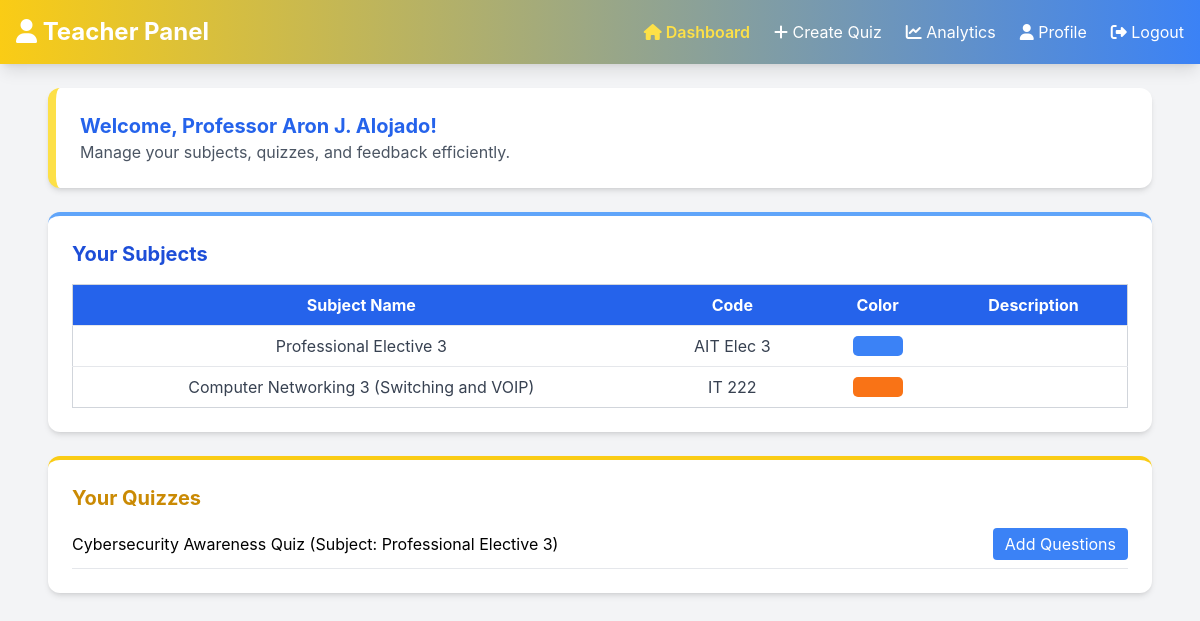
Screenshot of /pages/teacher_dashboard.php (signed in) with the database file from the repository.
### tables this page shows
CREATE TABLE `users` (
  `id` int(11) NOT NULL,
  `username` varchar(50) NOT NULL,
  `email` varchar(100) NOT NULL,
  `password` varchar(255) NOT NULL,
  `profile_image` varchar(255) NOT NULL,
  `role` enum('teacher','student','admin') NOT NULL,
  `created_at` timestamp NOT NULL DEFAULT current_timestamp()
);

CREATE TABLE `subjects` (
  `id` int(11) NOT NULL,
  `name` varchar(255) NOT NULL,
  `code` varchar(50) NOT NULL,
  `teacher_id` int(11) DEFAULT NULL,
  `description` text DEFAULT NULL,
  `color` varchar(50) NOT NULL DEFAULT 'bg-gray-100'
);

CREATE TABLE `quizzes` (
  `id` int(11) NOT NULL,
  `title` varchar(255) NOT NULL,
  `subject_id` int(11) NOT NULL,
  `time_limit` int(11) NOT NULL,
  `scramble_questions` tinyint(1) NOT NULL DEFAULT 0,
  `created_at` timestamp NOT NULL DEFAULT current_timestamp(),
  `max_attempts` int(11) DEFAULT 1,
  `quiz_completed` tinyint(1) DEFAULT 0
);

### pages/teacher_dashboard.php (the view, shortened to what this page needs)
<?php
require '../includes/db_connection.php';
$teacher_id = $_SESSION['user_id'];
try {
    $profile_stmt = $conn->prepare("SELECT profile_image, username, email FROM users WHERE id = ? AND role = 'teacher'");
    $profile_stmt->execute([$teacher_id]);
    $profile = $profile_stmt->fetch(PDO::FETCH_ASSOC);
    $subject_stmt = $conn->prepare("SELECT id, name, description, code, color FROM subjects WHERE teacher_id = ?");
    $subject_stmt->execute([$teacher_id]);
    $subjects = $subject_stmt->fetchAll(PDO::FETCH_ASSOC);
    $quiz_stmt = $conn->prepare("
        SELECT quizzes.id, quizzes.title, subjects.name AS subject_name
        FROM quizzes
        JOIN subjects ON quizzes.subject_id = subjects.id
        WHERE subjects.teacher_id = ?");
    $quiz_stmt->execute([$teacher_id]);
    $quizzes = $quiz_stmt->fetchAll(PDO::FETCH_ASSOC);
} catch (Exception $e) {
    echo "<script>alert('" . htmlspecialchars($e->getMessage()) . "'); window.location.href = 'login.php';</script>";
    exit;
}
?>
<!DOCTYPE html>
<html lang="en">
<head>
    <script src="https://cdn.tailwindcss.com"></script>
</head>
<body>
    <nav class="flex items-center justify-between p-4 gradient-header shadow-lg">
        <div class="text-2xl font-bold"><i class="fa fa-user" aria-hidden="true"></i> Teacher Panel</div>
        <ul class="flex gap-6 text-white">
            <li><a href="teacher_dashboard.php" class="text-yellow-300 font-semibold"><i class="fa fa-home" aria-hidden="true"></i> Dashboard</a></li>
            <li><a href="create_quiz.php" class="hover:text-yellow-300"><i class="fa fa-plus" aria-hidden="true"></i> Create Quiz</a></li>
            <li><a href="view_analytics.php" class="hover:text-yellow-300"><i class="fa fa-line-chart" aria-hidden="true"></i> Analytics</a></li>
            <li><a href="edit_teacher_profile.php" class="hover:text-yellow-300"><i class="fa fa-user" aria-hidden="true"></i> Profile</a></li>
            <li><a href="logout.php" class="hover:text-yellow-300"><i class="fa fa-sign-out" aria-hidden="true"></i> Logout</a></li>
        </ul>
    </nav>
    <main class="p-6 max-w-6xl mx-auto">
        <section class="mb-6 bg-white rounded-xl shadow-md p-6 border-l-8 border-yellow-300">
            <h1 class="text-xl font-bold text-blue-600">Welcome, Professor <?= htmlspecialchars($profile['username']); ?>!</h1>
            <p class="text-gray-600">Manage your subjects, quizzes, and feedback efficiently.</p>
        </section>
        <section class="mb-6 bg-white p-6 rounded-xl shadow-md border-t-4 border-blue-400">
            <h2 class="text-xl font-bold text-blue-700 mb-4">Your Subjects</h2>
            <?php if (count($subjects) > 0): ?>
                <div class="overflow-x-auto">
                    <table class="min-w-full text-center border border-gray-300">
                        <thead class="bg-blue-600 text-white">
                            <tr>
                                <th class="px-4 py-2">Subject Name</th>
                                <th class="px-4 py-2">Code</th>
                                <th class="px-4 py-2">Color</th>
                                <th class="px-4 py-2">Description</th>
                            </tr>
                        </thead>
                        <tbody class="text-gray-700">
                            <?php foreach ($subjects as $subject): ?>
                                <tr class="border-t">
                                    <td class="px-4 py-2"><?= htmlspecialchars($subject['name']); ?></td>
                                    <td class="px-4 py-2"><?= htmlspecialchars($subject['code']); ?></td>
                                    <td class="px-4 py-2">
                                        <div class="color-box" style="background-color: <?= htmlspecialchars($subject['color'] ?? '#ffffff'); ?>;"></div>
                                    </td>
                                    <td class="px-4 py-2"><?= htmlspecialchars($subject['description']); ?></td>
                                </tr>
                            <?php endforeach; ?>
                        </tbody>
                    </table>
                </div>
            <?php else: ?>
                <p class="text-gray-500">No subjects available. Create your first subject!</p>
            <?php endif; ?>
        </section>
        <section class="mb-6 bg-white p-6 rounded-xl shadow-md border-t-4 border-yellow-400">
            <h2 class="text-xl font-bold text-yellow-600 mb-4">Your Quizzes</h2>
            <?php if (count($quizzes) > 0): ?>
                <ul class="space-y-4">
                    <?php foreach ($quizzes as $quiz): ?>
                        <li class="flex justify-between items-center border-b pb-2">
                            <span><?= htmlspecialchars($quiz['title']) ?> (Subject: <?= htmlspecialchars($quiz['subject_name']); ?>)</span>
                            <a href="add_questions.php?quiz_id=<?= $quiz['id']; ?>" class="bg-blue-500 hover:bg-blue-400 text-white px-3 py-1 rounded">Add Questions</a>
                        </li>
                    <?php endforeach; ?>
                </ul>
            <?php else: ?>
                <p class="text-gray-500">No quizzes available. Create your first quiz!</p>
            <?php endif; ?>
        </section>
    </main>
</body>
</html>

### pages/teacher_dashboard.php (style rules this page uses)
body { background-color: #f3f4f6; font-family: 'Inter', sans-serif; }
.color-box { width: 50px; height: 20px; border-radius: 5px; margin: auto; display: block; }
.gradient-header { background: linear-gradient(to right, #facc15, #3b82f6); color: white; }

### rows the page displays
users: username "Aron J. Alojado"
subjects: name "Professional Elective 3", code "AIT Elec 3"
subjects: name "Computer Networking 3 (Switching and VOIP)", code "IT 222"
quizzes: title "Cybersecurity Awareness Quiz", subject.name "Professional Elective 3"
